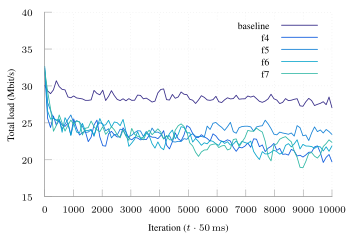

Recreate this plot in gnuplot.
set terminal tikz standalone color size 9cm,6cm font '\scriptsize' preamble '\usepackage{microtype} \usepackage{times} \usepackage[T1]{fontenc} \usepackage[binary-units, per-mode=symbol]{siunitx}\sisetup{detect-all}'
set output "ftprep-tcp-cap-load-2.tex"

load "parula.pal"

set style line 102 lc rgb '#a0a0a0' lt 1 lw 1
set border ls 102
set colorbox border 102
set key textcolor rgb "black"
set tics textcolor rgb "black"
set label textcolor rgb "black"

set border 3
set grid x y
set xtics nomirror
set ytics nomirror

#set key autotitle columnhead
set datafile separator ","

set xlabel "Iteration ($t \\cdot{} \\SI{50}{\\milli\\second}$)"
set ylabel "Total load (\\si{\\mega\\bit\\per\\second})"

plot '../results/baseline-2-avg-ng.csv' u 1:4 w lines smooth sbezier title "baseline", \
     '../results/ft-tcp-cap-f4-avg.csv' u 1:4 w lines smooth sbezier title "f4", \
     '../results/ft-tcp-cap-f5-avg.csv' u 1:4 w lines smooth sbezier title "f5", \
     '../results/ft-tcp-cap-f6-avg.csv' u 1:4 w lines smooth sbezier title "f6", \
     '../results/ft-tcp-cap-f7-avg.csv' u 1:4 w lines smooth sbezier title "f7"
